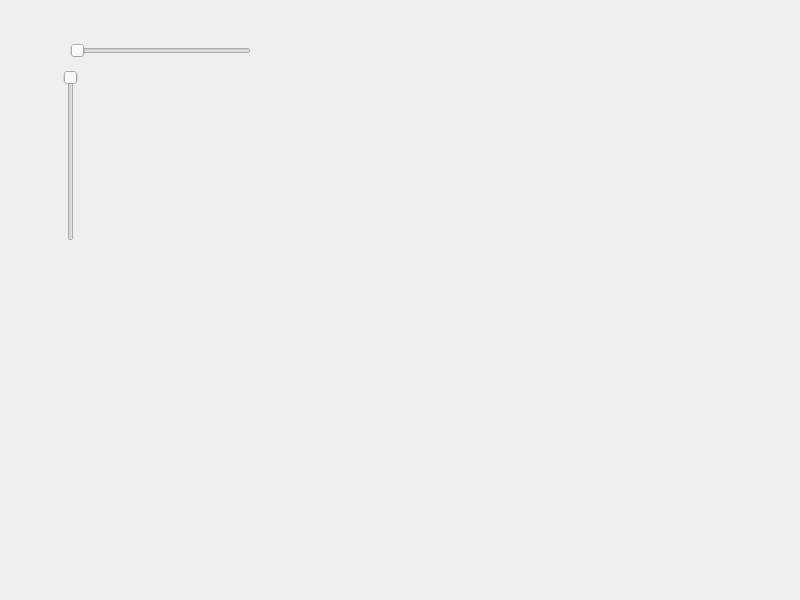
<?xml version="1.0" encoding="UTF-8"?>
<ui version="4.0">
 <class>Widget</class>
 <widget class="QWidget" name="Widget">
  <property name="geometry">
   <rect>
    <x>0</x>
    <y>0</y>
    <width>800</width>
    <height>600</height>
   </rect>
  </property>
  <property name="windowTitle">
   <string>Widget</string>
  </property>
  <widget class="QSlider" name="horizontalSlider">
   <property name="geometry">
    <rect>
     <x>70</x>
     <y>40</y>
     <width>181</width>
     <height>22</height>
    </rect>
   </property>
   <property name="orientation">
    <enum>Qt::Horizontal</enum>
   </property>
  </widget>
  <widget class="QSlider" name="verticalSlider">
   <property name="geometry">
    <rect>
     <x>60</x>
     <y>70</y>
     <width>22</width>
     <height>171</height>
    </rect>
   </property>
   <property name="orientation">
    <enum>Qt::Vertical</enum>
   </property>
   <property name="invertedAppearance">
    <bool>true</bool>
   </property>
  </widget>
 </widget>
 <resources/>
 <connections/>
</ui>
